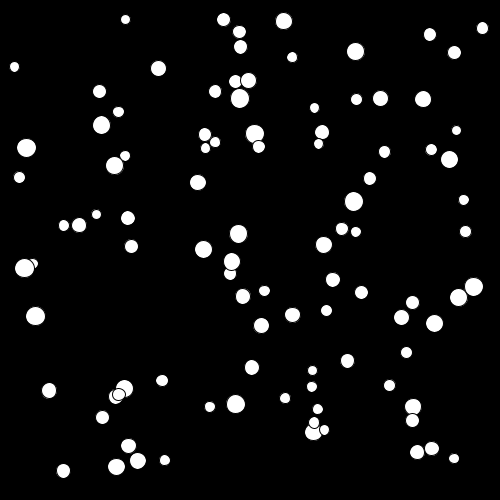
Frame 1 (no input)
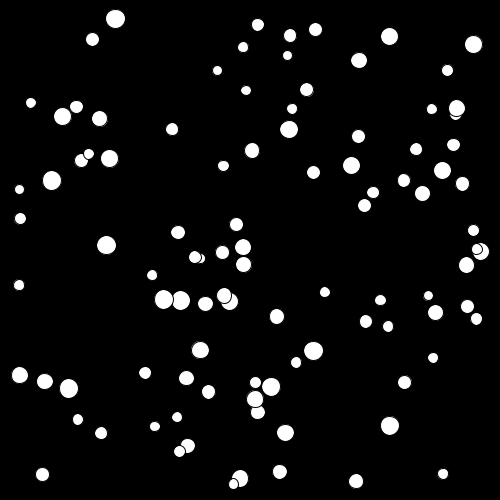
Frame 60 (the mouse pressed at the canvas centre just before this capture)
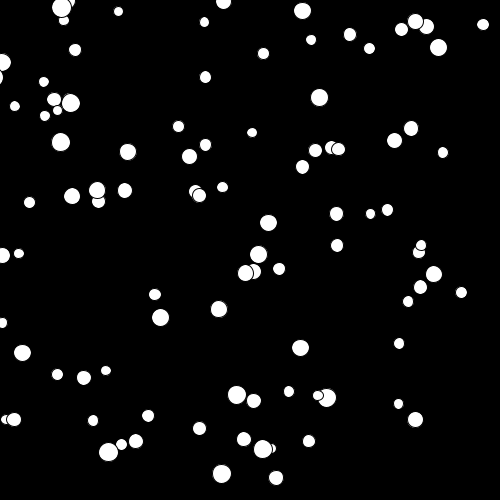
Frame 120 (the mouse held since frame 60 and released just before this capture)

The Processing sketch that drew these frames (run headless with seeded random() and noise(); from frame 60 on, the mouse is pressed at the canvas centre):

// Processing sketch: BouncingBalls
// ── BouncingBalls.pde
Ball[] balls = new Ball[100];

void setup() {
  size(500, 500);

  for (int i = 0; i < balls.length; i++) {
    float radius = random(10, 20);
    float x = random(radius, width - radius);
    float y = random(radius, height - radius);
    balls[i] = new Ball(x, y, radius);
  }
}

void draw() {
  background(0);
  for (Ball b : balls) {
    b.draw();
    b.update();
   
  }
}

// ── Ball.pde
class Ball {
  PVector pos, vel;
  PVector mouse;
  //PVector theMouse, thePrevMouse;
  PVector theVel;
  //float thePrevVel, theVel;
  float radius;
  //float theEasing = 10;

  Ball(float x, float y, float _radius) {
    pos = new PVector(x, y);
    vel = new PVector((random(-3, 3)), (random(-3, 3)));
    radius = _radius;
    mouse = new PVector(mouseX, mouseY);
    //theMouse = new PVector(mouseX, mouseY);
    //thePrevMouse = new PVector(pmouseX, pmouseY);
    theVel = new PVector ((mouse.x-pos.x), (mouse.y - pos.y));
    theVel.normalize();
    //theVel = new PVector((theMouse.x - thePrevMouse.x) * theEasing, (theMouse.y - thePrevMouse.y) * theEasing);
    //thePrevVel = theEasing * theMouse.dist(thePrevMouse);
    //theVel -= (theVel - thePrevVel) / theEasing;
  }

  void draw() {
    ellipse(pos.x, pos.y, radius, radius);
  }

  void update() {
    pos.add(vel);

    if (pos.x < radius || pos.x > width - radius) {
      vel.x *= -1;
    }
    if (pos.y < radius || pos.y > height - radius) {
      vel.y *= -1;
    }
    if (mousePressed) {
      pos.add(theVel);
      //ellipse(pos.x - theVel, pos.y - theVel, radius, radius);
    }
  }
}
